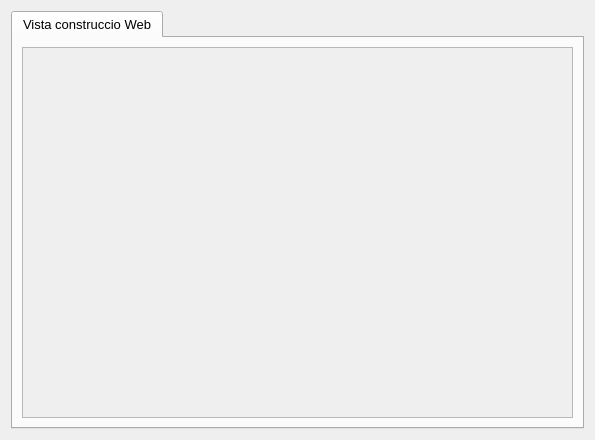
  <widget class="QWidget" name="centralwidget" >
   <property name="geometry" >
    <rect>
     <x>252</x>
     <y>31</y>
     <width>595</width>
     <height>440</height>
    </rect>
   </property>
   <layout class="QGridLayout" name="gridLayout_2" >
    <item row="0" column="0" >
     <layout class="QGridLayout" name="gridLayout" >
      <item row="0" column="0" >
       <widget class="QTabWidget" name="tabWidget" >
        <property name="enabled" >
         <bool>true</bool>
        </property>
        <property name="font" >
         <font>
          <pointsize>10</pointsize>
         </font>
        </property>
        <property name="toolTip" >
         <string/>
        </property>
        <property name="currentIndex" >
         <number>0</number>
        </property>
        <property name="usesScrollButtons" >
         <bool>false</bool>
        </property>
        <widget class="QWidget" name="tab_constructor" >
         <property name="geometry" >
          <rect>
           <x>0</x>
           <y>0</y>
           <width>577</width>
           <height>396</height>
          </rect>
         </property>
         <property name="toolTip" >
          <string>Constructor View: Edit Web and Content Editor</string>
         </property>
         <attribute name="title" >
          <string>Vista construccio Web</string>
         </attribute>
         <layout class="QGridLayout" name="gridLayout_8" >
          <item row="0" column="0" >
           <widget class="QScrollArea" name="scrollArea" >
            <property name="acceptDrops" >
             <bool>true</bool>
            </property>
            <property name="verticalScrollBarPolicy" >
             <enum>Qt::ScrollBarAsNeeded</enum>
            </property>
            <property name="horizontalScrollBarPolicy" >
             <enum>Qt::ScrollBarAsNeeded</enum>
            </property>
            <property name="widgetResizable" >
             <bool>true</bool>
            </property>
           </widget>
          </item>
         </layout>
        </widget>
       </widget>
      </item>
     </layout>
    </item>
   </layout>
  </widget>
